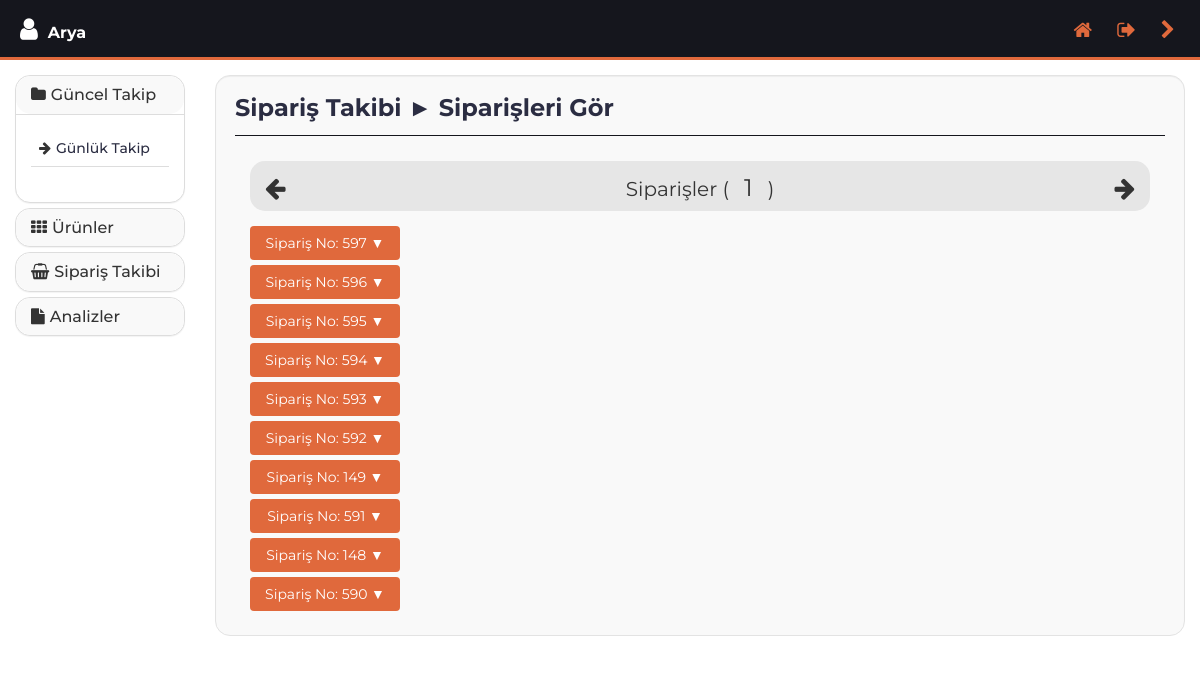
The app's page /templatePages/adminPages/seeOrders.php (signed in) with its own data.
### tables this page shows
CREATE TABLE IF NOT EXISTS `orders` (
  `o_id` int(11) NOT NULL AUTO_INCREMENT,
  `u_id` int(11) NOT NULL,
  `sc_id` int(11) NOT NULL,
  `o_total_price` double(9,2) DEFAULT NULL,
  `o_time` timestamp NOT NULL DEFAULT CURRENT_TIMESTAMP,
  PRIMARY KEY (`o_id`),
  KEY `u_id` (`u_id`),
  KEY `sc_id` (`sc_id`)
);

### templatePages/adminPages/seeOrders.php (the view, shortened to what this page needs)
<?php require("adminSettingsTop.php"); ?>
<?php require("adminDesignTop.php"); ?>
<?php require("../.././controlPages/connection.php"); ?>
<h3>Sipariş Takibi ► Siparişleri Gör</h3>
  <hr class="userspage-hr">
<div class="row">
  <div class="col-md-12">
    <div class="col-md-12">
      <div id="pageHeader">
        <div id="leftButton"><span id="prevPage" value="Prev" onclick="orderPage(this);" class="fa fa-arrow-left"></div>
        <div id="inCenter"><div id="centerText"><p id="pageNumber">Siparişler (<span id="centerValue">1</span>)</p></div></div>
        <div id="rightButton"><span id="nextPage" value="Next" onclick="orderPage(this);" class="fa fa-arrow-right"></div>
      </div>
    </div>
    <div class="col-md-12" id="noPad12">
      <?php
        $allOrders = mysqli_query($connect_db, "SELECT o_id, o_total_price, o_time
        FROM users
        LEFT JOIN orders
        ON users.u_id = orders.u_id
        LEFT JOIN shop_cart
        ON orders.sc_id = shop_cart.sc_id
        LEFT JOIN products_shop_cart
        ON shop_cart.sc_id = products_shop_cart.sc_id
        LEFT JOIN products
        ON products_shop_cart.p_id = products.p_id
        LEFT JOIN products_media
        ON products.p_id = products_media.p_id
        LEFT JOIN products_category
        ON products.pc_id = products_category.pc_id
        LEFT JOIN products_body
        ON products.p_id = products_body.p_id
        AND products_shop_cart.b_id = products_body.b_id
        LEFT JOIN body
        ON products_body.b_id = body.b_id
        LEFT JOIN seller
        ON products.s_id = seller.s_id
        WHERE seller.s_email = '".$_SESSION["seller_email"]."'
        GROUP BY orders.o_id
        ORDER BY orders.o_time desc");
          $line = 1;
          $loop = 0;
          $controlLoop = 0;
          $styleConfig = 'style="display: block"';
          while($row=mysqli_fetch_assoc($allOrders)) {
            if($controlLoop == 10){
              $controlLoop = 0;
              $line++;
              $styleConfig = 'style="display: none"';
            }
            if($controlLoop == 0){
              echo '
              <div class="col-md-12" id="view-tab-'.$line.'" '.$styleConfig.'>
              ';
            }
            echo '
            <div id="order-tab-'.$loop.'">
            <form id="orderListForm-'.$row["o_id"].'" method="POST">
              <div class="orderListButton">
                <span onclick = "viewOrder(this);" id="listButton" class="btn btn-outline-success my-2 my-sm-0" type="button" value="'.$row["o_id"].'">
                  Sipariş No: '.$row["o_id"].' ▼
                </span>
              </div>
            </form>
              <div id="orderContent-'.$row["o_id"].'" class="orderContent"></div>
              </div>
            ';
            if($controlLoop == 9){
              echo '
              </div>
              ';
            }
            $loop++;
            $controlLoop++;
          }
      ?>
    </div>
  </div>
</div>
<?php require("adminDesignBottom.php"); ?>

### settingsPages/css/style.css (style rules this page uses)
body { font-family: 'Montserrat', sans-serif; font-weight: 400; color: #333; }
h1, h2, h3, h4, h5, h6 { color: #2B2D42; font-weight: 700; margin: 0 0 10px; }
.userspage-hr { display: block; height: 1px; border: 0; border-top: 1px solid #15161d; margin: 1em 0; padding: 0; }
.orderListButton { margin-top: 5px; margin-bottom: 5px; }
#listButton { background-color: #E0693C; color: #FFF; width: 150px; }

### settingsPages/css/admin.css (style rules this page uses)
#noPad12 { padding: 0px !important; }
#pageHeader { width: 100%; position: relative; height: 50px; margin: 10px 0px; padding: 15px 0px; background-color: #e6e6e6; border-radius: 15px; }
#inCenter { position: relative; margin: 0 50px; }
#pageHeader span { font-size: 24px; margin: 0px 15px; }
#pageHeader p { font-size: 20px; line-height: 24px; }
#leftButton { left: 0; position: absolute; }
#rightButton { right: 0; position: absolute; }
#centerText { right: 0; left: 0; margin: 0 auto; position: absolute; }
#prevPage { text-align: left; display: block; }
#nextPage { text-align: right; display: block; }
#pageNumber { text-align: center; display: block; }

### records on screen
orders: o_id "597"
orders: o_id "596"
orders: o_id "595"
orders: o_id "594"
orders: o_id "593"
orders: o_id "592"
orders: o_id "149"
orders: o_id "591"
orders: o_id "148"
orders: o_id "590"

### other values on screen
$_SESSION["seller_name"] "Arya"
